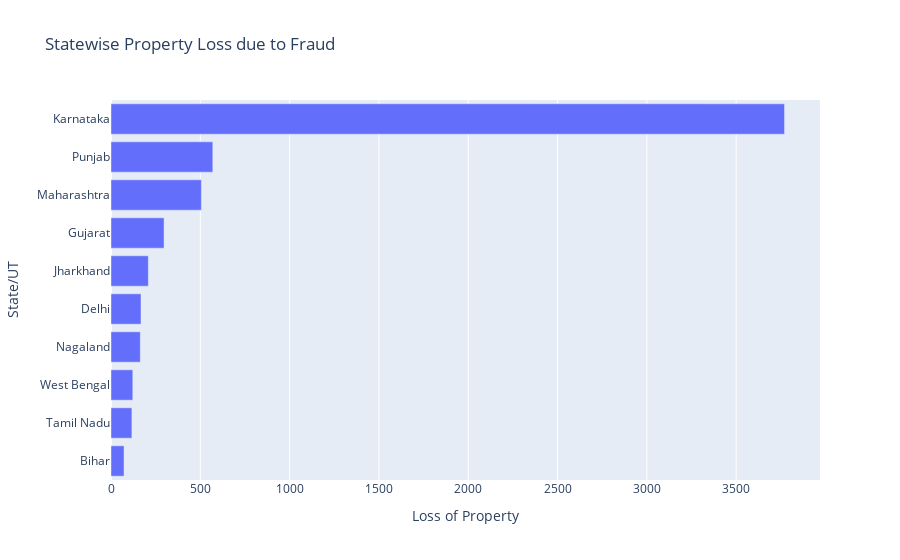

This figure's notebook cell:
### Markdown cell above
### State/UT wise Fraud Cases

### Code cell
g1 = pd.DataFrame(fraud.groupby(['Area_Name'])['Loss_of_Property'].sum().reset_index())
g1.columns = ['State/UT','Loss of Property']
g1.replace(to_replace='Arunachal Pradesh',value='Arunanchal Pradesh',inplace=True)

g1 = g1.sort_values('Loss of Property', ascending=False)

fig = px.bar(g1[:10][::-1], x="Loss of Property", y="State/UT", title="Statewise Property Loss due to Fraud", orientation='h')

fig.show()

### Figure 1 — Plotly figure (JSON) as saved in the notebook; plotly's stock layout.template omitted (floating-point values rounded to 4 significant figures)
{"data": [{"alignmentgroup": "True", "hovertemplate": "Loss of Property=%{x}<br>State/UT=%{y}<extra></extra>", "legendgroup": "", "marker": {"color": "#636efa"}, "name": "", "offsetgroup": "", "orientation": "h", "showlegend": false, "textposition": "auto", "type": "bar", "x": [73, 117, 122, 164, 168, 209, 297, 506, 570, 3771], "xaxis": "x", "y": ["Bihar", "Tamil Nadu", "West Bengal", "Nagaland", "Delhi", "Jharkhand", "Gujarat", "Maharashtra", "Punjab", "Karnataka"], "yaxis": "y"}], "layout": {"barmode": "relative", "legend": {"tracegroupgap": 0}, "title": {"text": "Statewise Property Loss due to Fraud"}, "xaxis": {"anchor": "y", "domain": [0, 1], "title": {"text": "Loss of Property"}, "type": "linear", "range": [0, 3969.0], "autorange": true}, "yaxis": {"anchor": "x", "domain": [0, 1], "title": {"text": "State/UT"}, "type": "category", "range": [-0.5, 9.5], "autorange": true}, "autosize": true}}
